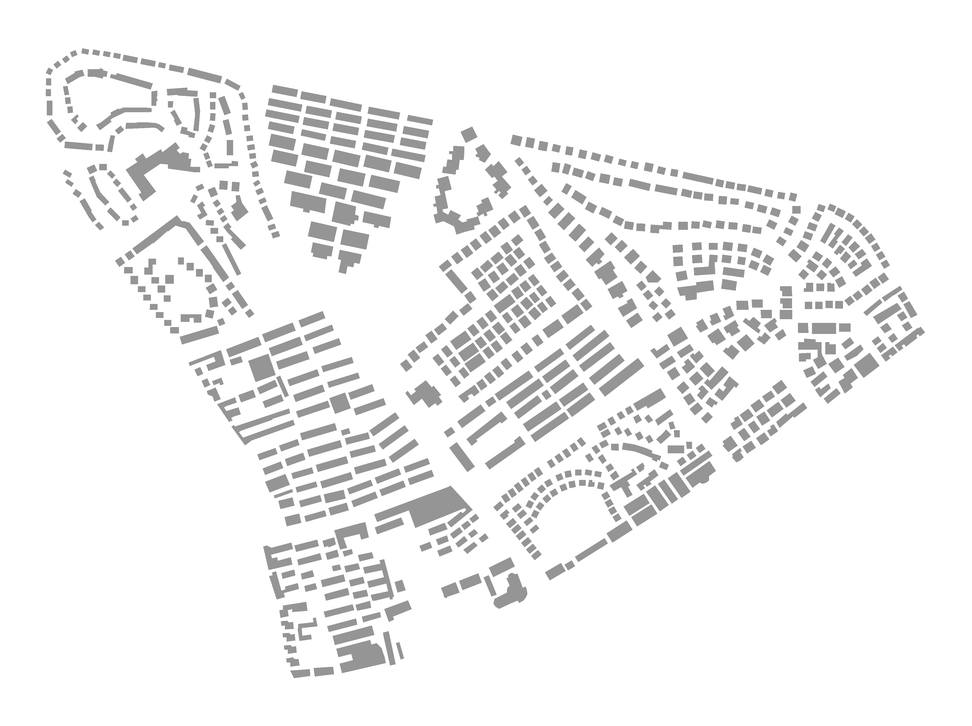
//> input picture data1.png, 972 x 726 px, shrunk from 3948 x 2950 before the run, given in place of tyexample.bmp, which was not available
$ ./Grouping   (built with g++ and OpenCV 4)
//> lines starting //> are read from the running program, lines starting //| are printed output that depends on the picture; after the words box and inside, x2 and y2 are one past the last pixel; in counts of white or black regions, pixels touching at a corner belong together; pictures that were not available may be replaced by others from this repository, and a replacement may not be noted
// ConsoleApplication2.cpp : 定义控制台应用程序的入口点。
//

#include "stdafx.h"
#include<iostream>


#include <string>
#include <list>
#include <vector>
#include <map>
#include <stack>

#include <opencv2/imgproc/imgproc.hpp>
#include <opencv2/highgui/highgui.hpp>

#include<opencv2/core/core.hpp>
#include<opencv2/highgui/highgui.hpp>
#include <opencv2/ximgproc.hpp>
#include<ctime>

using namespace std;

using namespace cv;


void Seed_Filling(const cv::Mat& binImg, cv::Mat& lableImg)   //种子填充法
{
	// 4邻接方法


	if (binImg.empty() ||
		binImg.type() != CV_8UC1)
	{
		return;
	}

	lableImg.release();
	binImg.convertTo(lableImg, CV_32SC1);

	int label = 1;

	int rows = binImg.rows - 1;
	int cols = binImg.cols - 1;
	for (int i = 1; i < rows - 1; i++)
	{
		int* data = lableImg.ptr<int>(i);
		for (int j = 1; j < cols - 1; j++)
		{
			if (data[j] == 1)
			{
				std::stack<std::pair<int, int>> neighborPixels;
				neighborPixels.push(std::pair<int, int>(i, j));     // 像素位置: <i,j>
				++label;  // 没有重复的团，开始新的标签
				while (!neighborPixels.empty())
				{
					std::pair<int, int> curPixel = neighborPixels.top(); //如果与上一行中一个团有重合区域，则将上一行的那个团的标号赋给它
					int curX = curPixel.first;
					int curY = curPixel.second;
					lableImg.at<int>(curX, curY) = label;

					neighborPixels.pop();

					if (lableImg.at<int>(curX, curY - 1) == 1)
					{//左边
						neighborPixels.push(std::pair<int, int>(curX, curY - 1));
					}
					if (lableImg.at<int>(curX, curY + 1) == 1)
					{// 右边
						neighborPixels.push(std::pair<int, int>(curX, curY + 1));
					}
					if (lableImg.at<int>(curX - 1, curY) == 1)
					{// 上边
						neighborPixels.push(std::pair<int, int>(curX - 1, curY));
					}
					if (lableImg.at<int>(curX + 1, curY) == 1)
					{// 下边
						neighborPixels.push(std::pair<int, int>(curX + 1, curY));
					}
				}
			}
		}
	}

}

// [105 lines left out: functions Two_Pass, GetRandomColor, not called in this run]


void LabelColor(const cv::Mat& labelImg, cv::Mat& colorLabelImg)
{
	if (labelImg.empty() ||
		labelImg.type() != CV_32SC1)
	{
		return;
	}

	std::map<int, cv::Scalar> colors;

	int rows = labelImg.rows;
	int cols = labelImg.cols;

	colorLabelImg.release();
	colorLabelImg.create(rows, cols, CV_8UC3);
	colorLabelImg = cv::Scalar::all(0);

	for (int i = 0; i < rows; i++)
	{
		const int* data_src = (int*)labelImg.ptr<int>(i);
		uchar* data_dst = colorLabelImg.ptr<uchar>(i);
		for (int j = 0; j < cols; j++)
		{
			int pixelValue = data_src[j];
			if (pixelValue > 1)
			{
				if (colors.count(pixelValue) <= 0)
				{
					colors[pixelValue] = GetRandomColor();
				}

				cv::Scalar color = colors[pixelValue];
				*data_dst++ = color[0];
				*data_dst++ = color[1];
				*data_dst++ = color[2];
			}
			else
			{
				data_dst++;
				data_dst++;
				data_dst++;
			}
		}
	}
}


int _tmain(int argc, _TCHAR* argv[])
{
	cv::Mat binImageoriginal = cv::imread("bigbuildingsTYP/tyexample.bmp", 0);
//> binImageoriginal is the input picture: 726 rows x 972 cols, CV_8UC1; min 132, max 255, mean 241.4
	//做一次膨胀
	Mat binImage;
	//获取自定义核
	Mat element = getStructuringElement(MORPH_ELLIPSE, Size(3, 3)); //第一个参数MORPH_RECT表示矩形的卷积核，当然还可以选择椭圆形的、交叉型的
	//膨胀操作
	erode(binImageoriginal, binImage, element);
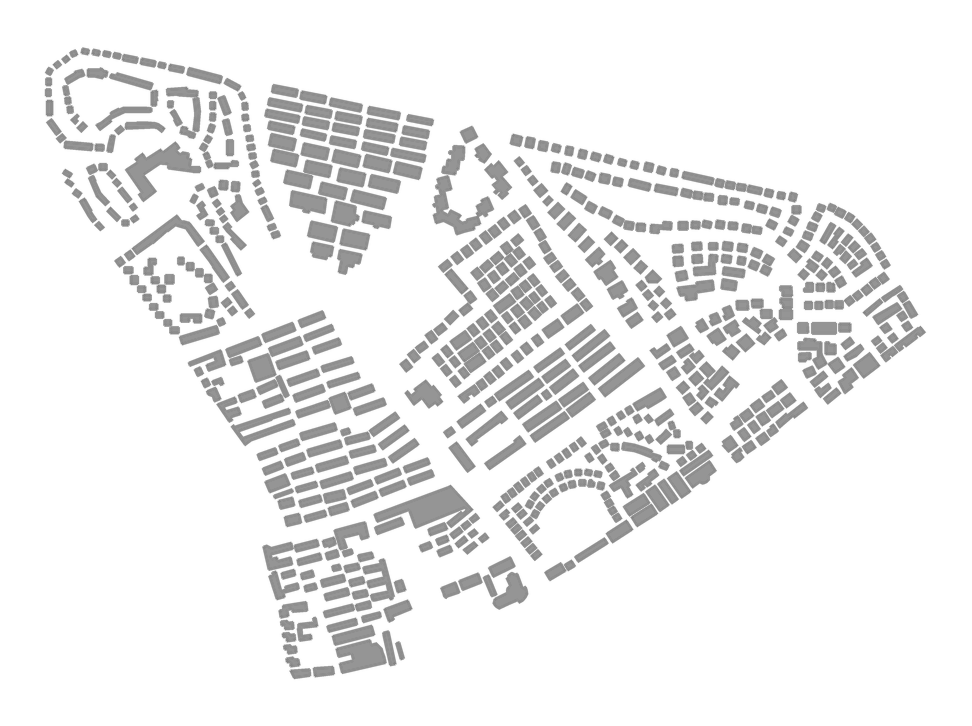
//> binImage: 726 rows x 972 cols, CV_8UC1; min 132, max 255, mean 236.3

	cv::threshold(binImage, binImage, 50, 1, CV_THRESH_BINARY_INV);
//> binImage: 726 rows x 972 cols, CV_8UC1; every value is 0
	cv::Mat labelImg;
	//Two_Pass(binImage, labelImg, num);
	Seed_Filling(binImage, labelImg);
//> in Seed_Filling, `binImg.convertTo(lableImg, CV_32SC1);`: lableImg: 726 rows x 972 cols, CV_32SC1; every value is 0
//> after the loop in Seed_Filling, `for (int i = 1; i < rows - 1; i++)`: label = 1
	//彩色显示
	cv::Mat colorLabelImg;
	LabelColor(labelImg, colorLabelImg);
//> after the loop in LabelColor, `for (int i = 0; i < rows; i++)`: colorLabelImg: 726 rows x 972 cols, CV_8UC3; every value is 0
//> after the loop in LabelColor, `for (int i = 0; i < rows; i++)`: colors = 0 items
	//cv::imshow("连通域标记", colorLabelImg);

	imwrite("bigbuildingsTYP/liantongyu.bmp", colorLabelImg);


	clock_t start;
	clock_t end;
	Mat frame, labels;
	int regionsize = 30;//

	frame = imread("bigbuildingsTYP/tyexample.bmp");
	Mat mask;

	start = clock();//开始计时
	Ptr<cv::ximgproc::SuperpixelSLIC> slic = cv::ximgproc::createSuperpixelSLIC(frame, 101, regionsize, 10);//创建一个对象


	slic->iterate();//迭代次数，默认为10
	slic->enforceLabelConnectivity();
	slic->getLabelContourMask(mask);//获取超像素的边界
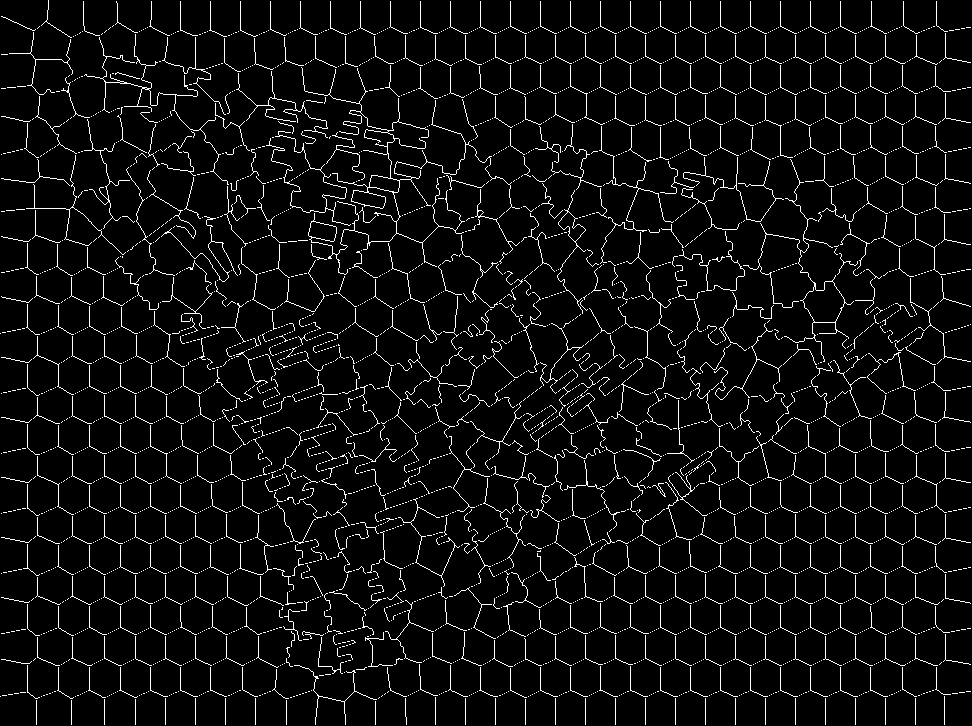
//> mask: 726 rows x 972 cols, CV_8UC1; 5.4% white in thin lines or dots
	slic->getLabels(labels);//获取
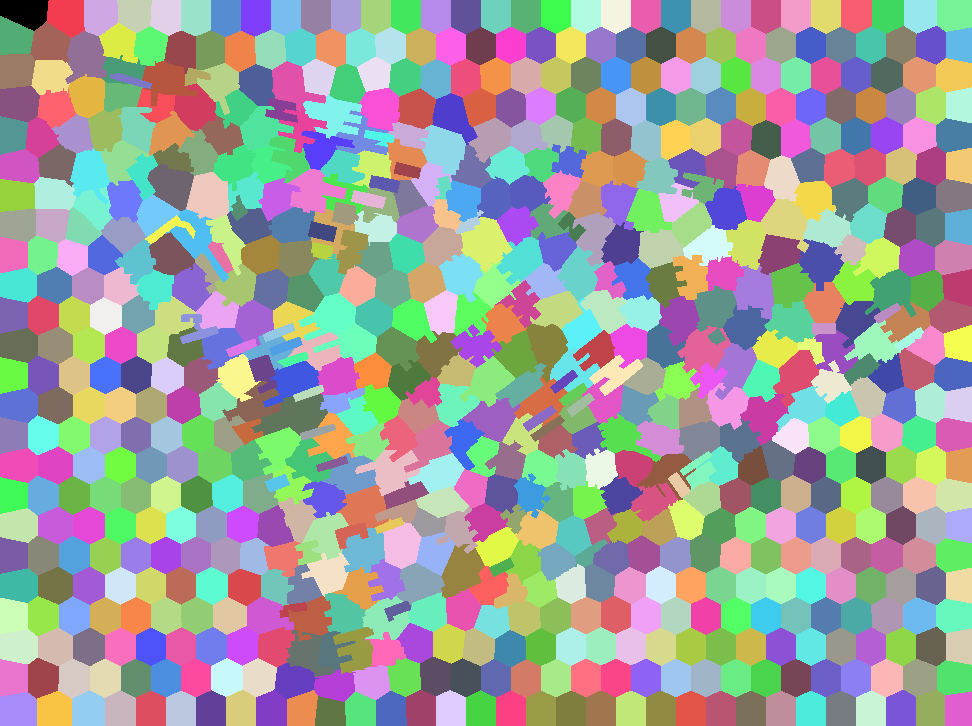
//> labels: 726 rows x 972 cols, CV_32SC1; 741 distinct labels, from 0 to 740; one colour per label, 0 black
	int number = slic->getNumberOfSuperpixels();//获取超像素的数量
//> number = 741


	cout << "超像素大小:" << regionsize << endl;
	cout << "超像素数量:" << number << endl;
//| 超像素数量:741

	int size = 0;

	for (int row = 0; row < labels.rows; row++)
	{
		for (int col = 0; col < labels.cols; col++)
		{
			/* 注意 Mat::at 函数是个模板函数, 需要指明参数类型, 因为这张图是具有红蓝绿三通道的图,
			所以它的参数类型可以传递一个 Vec3b, 这是一个存放 3 个 uchar 数据的 Vec(向量). 这里
			提供了索引重载, [2]表示的是返回第三个通道, 在这里是 Red 通道, 第一个通道(Blue)用[0]返回  R[2] G[1] B[0] */
			//if (labels.at<Vec3b>(row, col)[1] == 241 && labels.at<Vec3b>(row, col)[0] == 0)
			//	//labels.at<Vec3b>(row, col) = Vec3b(255, 255, 255);


			int temp = labels.at<int>(row, col);//temp 即每个像素（row，col）对应的分类标签；如第一类；第二类；一直到第number类；


		}
	}


	frame.setTo(Scalar(0, 0, 255), mask);//设置超像素边缘的颜色；
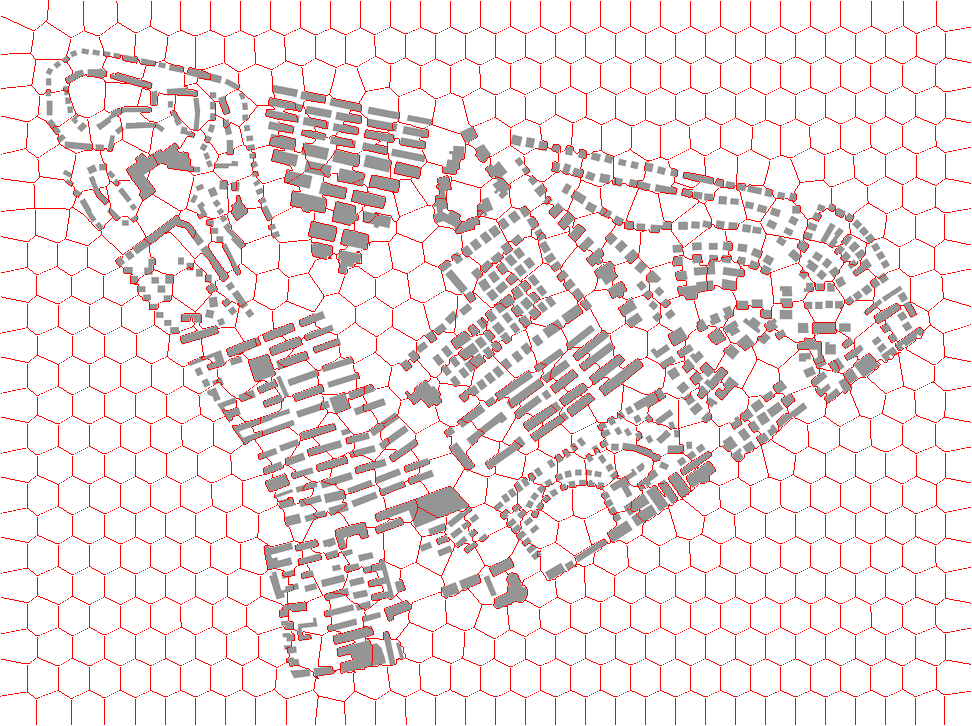
//> frame: 726 rows x 972 cols, CV_8UC3; 5.44% of pixels changed, all inside (x1, y1, x2, y2) = (0, 0, 971, 725)

	end = clock();//结束计时
	cout << "时间:" << end - start << endl;

	//imshow("test", frame);
	imwrite("bigbuildingsTYP/slic.bmp", frame);


	//对每一个超像素，计算其相邻的居民地连通域的个数，如为1，则标记为黄色；如为2；则标记为绿色；如为3个或以上；则标记为蓝色

	for (int flag = 0; flag < number; flag++)
	{//找到类别为flag的超像素的所有像素
		cout << "当前:" << flag << "   总:" << number << endl;

		int xlnum = 0;

		int firstColorR = 0;
		int firstColorG = 0;
		int firstColorB = 0;
		int secondColorR = 0;
		int secondColorG = 0;
		int secondColorB = 0;

		for (int i = 0; i < labels.rows; i++)
		{
			for (int j = 0; j < labels.cols; j++)
			{
				int tempflag = labels.at<int>(i, j);


				if (flag == tempflag){
					//输入连通域颜色分类图 判断坐标i j处的像素颜色
					int r = colorLabelImg.at<Vec3b>(i, j)[2];
					int g = colorLabelImg.at<Vec3b>(i, j)[1];
					int b = colorLabelImg.at<Vec3b>(i, j)[0];

					if (r != 0 && g != 0 && b != 0)
					{
						//cout << "R:" << r << "G:" << g << "B:" << b << endl;
						if (xlnum == 0)
						{

							firstColorR = r;

							firstColorG = g;

							firstColorB = b;
							xlnum++;
						}

						if (xlnum == 1 && r != firstColorR && g != firstColorG && b != firstColorB)
						{
							secondColorR = r;

							secondColorR = g;

							secondColorR = b;
							xlnum++;


						}

					}


				}


			}
		}


		if (xlnum == 1)//边缘
		{

			for (int i = 0; i < labels.rows; i++)
			{
				for (int j = 0; j < labels.cols; j++)
				{
					if (flag == labels.at<int>(i, j))
					{
						if (frame.at<Vec3b>(i, j) != Vec3b(0, 0, 255))

							frame.at<Vec3b>(i, j) = Vec3b(150, 100, 100);


					}


				}
			}

		}


		if (xlnum == 2)//两个相邻
		{

			for (int i = 0; i < labels.rows; i++)
			{
				for (int j = 0; j < labels.cols; j++)
				{
					if (flag == labels.at<int>(i, j))
					{
						if (frame.at<Vec3b>(i, j) != Vec3b(0, 0, 255))

							frame.at<Vec3b>(i, j) = Vec3b(0, 255, 0);


					}


				}
			}

		}


	}
//> this loop made 741 passes
//| 当前:0   总:741
//| 当前:1   总:741
//| 当前:2   总:741
//| 当前:3   总:741
//| 当前:4   总:741
//| 当前:5   总:741
//| 当前:6   总:741
//| 当前:7   总:741
//> (output is shown up to pass 8 of 741)


	//求图像的连通域

	for (int i = 0; i < labels.rows; i++)
	{
		for (int j = 0; j < labels.cols; j++)
		{

			if (colorLabelImg.at<Vec3b>(i, j) != Vec3b(0, 0, 0))

				frame.at<Vec3b>(i, j) = colorLabelImg.at<Vec3b>(i, j);


		}
	}

	imshow("xiangling", frame);
	imwrite("bigbuildingsTYP/xiangling.bmp", frame);


	waitKey(0);


	return 0;
}
